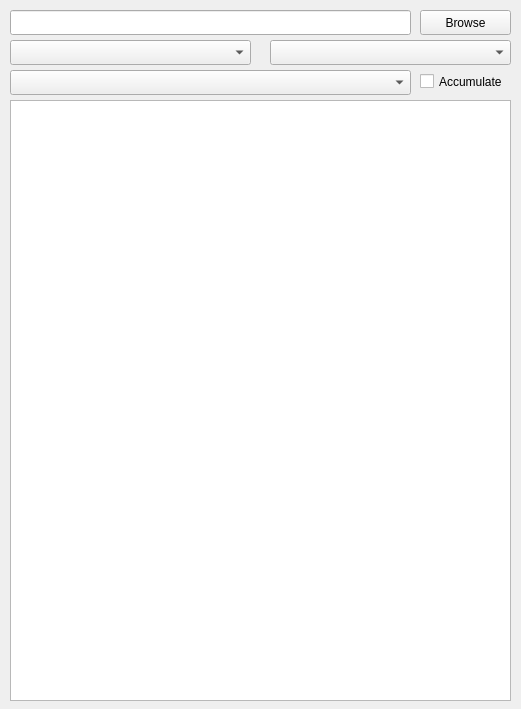
<?xml version="1.0" encoding="UTF-8"?>
<ui version="4.0">
 <class>Form</class>
 <widget class="QWidget" name="Form">
  <property name="geometry">
   <rect>
    <x>0</x>
    <y>0</y>
    <width>521</width>
    <height>709</height>
   </rect>
  </property>
  <property name="windowTitle">
   <string>Form</string>
  </property>
  <widget class="QTreeView" name="fileTree">
   <property name="geometry">
    <rect>
     <x>10</x>
     <y>100</y>
     <width>501</width>
     <height>601</height>
    </rect>
   </property>
  </widget>
  <widget class="QComboBox" name="targetType">
   <property name="geometry">
    <rect>
     <x>10</x>
     <y>70</y>
     <width>401</width>
     <height>25</height>
    </rect>
   </property>
  </widget>
  <widget class="QCheckBox" name="accumulate">
   <property name="geometry">
    <rect>
     <x>420</x>
     <y>70</y>
     <width>101</width>
     <height>23</height>
    </rect>
   </property>
   <property name="text">
    <string>Accumulate</string>
   </property>
  </widget>
  <widget class="QLineEdit" name="repositoryPath">
   <property name="geometry">
    <rect>
     <x>10</x>
     <y>10</y>
     <width>401</width>
     <height>25</height>
    </rect>
   </property>
  </widget>
  <widget class="QComboBox" name="instrumentSelector">
   <property name="geometry">
    <rect>
     <x>10</x>
     <y>40</y>
     <width>241</width>
     <height>25</height>
    </rect>
   </property>
  </widget>
  <widget class="QComboBox" name="previewType">
   <property name="geometry">
    <rect>
     <x>270</x>
     <y>40</y>
     <width>241</width>
     <height>25</height>
    </rect>
   </property>
  </widget>
  <widget class="QPushButton" name="browse">
   <property name="geometry">
    <rect>
     <x>420</x>
     <y>10</y>
     <width>91</width>
     <height>25</height>
    </rect>
   </property>
   <property name="text">
    <string>Browse</string>
   </property>
  </widget>
 </widget>
 <resources/>
 <connections/>
</ui>
